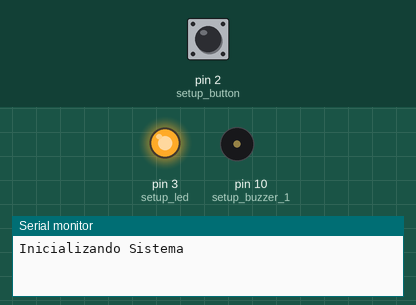
Simulated run of this sketch. Board: Arduino Uno, built with avr-gcc and run on an emulated ATmega328P. On the bench: output pins drawn as LEDs (lit = HIGH), buzzer (waves = sounding), the last lines printed to the serial monitor. The test bench sets the inputs (shaded band); at power-on: pin 2 (setup_button) LOW. Pins used as bus, display or sensor lines are not drawn.

Above: at 1.2 s.
1.3 s: pin 2 (setup_button) pulled HIGH for 0.15 s
At 2.48 s:
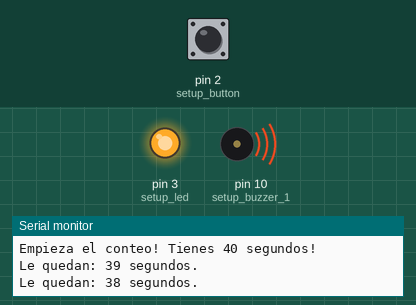
4.3 s: pin 2 (setup_button) pulled HIGH for 1 s
7.4 s: pin 2 (setup_button) pulled HIGH for 3.2 s
At 11.1 s:
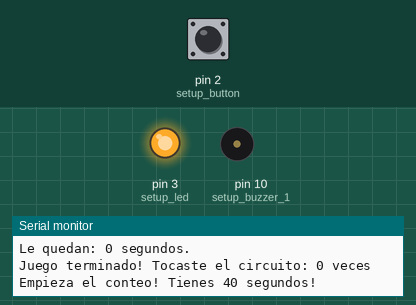
12.1 s: pin 2 (setup_button) pulsed HIGH 2 times (0.12 s each, 0.3 s apart)
At 14.58 s:
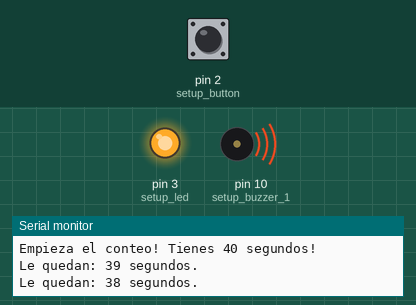
Timing chart, 0 to 16.7 s (numbered marks = the images above; inputs shaded):
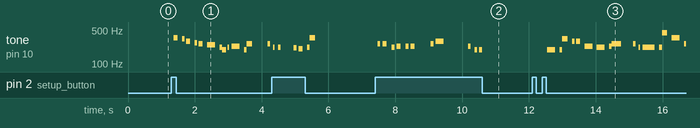

The sketch:

buzzwiregame.ino
```cpp
#include <pitches.h>

// music
int songState = 0;

int melody[] = {
 NOTE_F4, NOTE_E4, NOTE_D4, NOTE_CS4,
 NOTE_C4, NOTE_B3, NOTE_AS3, NOTE_A3,
 NOTE_G3, NOTE_A3, NOTE_AS3, NOTE_A3,
 NOTE_G3, NOTE_C4, 0,

 NOTE_C4, NOTE_A3, NOTE_A3, NOTE_A3,
 NOTE_GS3, NOTE_A3, NOTE_F4, NOTE_C4,
 NOTE_C4, NOTE_A3, NOTE_AS3, NOTE_AS3,
 NOTE_AS3, NOTE_C4, NOTE_D4, 0,

 NOTE_AS3, NOTE_G3, NOTE_G3, NOTE_G3,
 NOTE_FS3, NOTE_G3, NOTE_E4, NOTE_D4,
 NOTE_D4, NOTE_AS3, NOTE_A3, NOTE_A3,
 NOTE_A3, NOTE_AS3, NOTE_C4, 0,

 NOTE_C4, NOTE_A3, NOTE_A3, NOTE_A3,
 NOTE_GS3, NOTE_A3, NOTE_A4, NOTE_F4,
 NOTE_F4, NOTE_C4, NOTE_B3, NOTE_G4,
 NOTE_G4, NOTE_G4, NOTE_G4, 0,

 NOTE_G4, NOTE_E4, NOTE_G4, NOTE_G4,
 NOTE_FS4, NOTE_G4, NOTE_D4, NOTE_G4,
 NOTE_G4, NOTE_FS4, NOTE_G4, NOTE_C4,
 NOTE_B3, NOTE_C4, NOTE_B3, NOTE_C4, 0
};

int tempo[] = {
 8, 16, 8, 16,
 8, 16, 8, 16,
 16, 16, 16, 8,
 16, 8, 3,

 12, 16, 16, 16,
 8, 16, 8, 16,
 8, 16, 8, 16,
 8, 16, 4, 12,

 12, 16, 16, 16,
 8, 16, 8, 16,
 8, 16, 8, 16,
 8, 16, 4, 12,

 12, 16, 16, 16,
 8, 16, 8, 16,
 8, 16, 8, 16,
 8, 16, 4, 16,

 12, 17, 17, 17,
 8, 12, 17, 17,
 17, 8, 16, 8,
 16, 8, 16, 8, 1
};


// non blocking setup
// free play
unsigned long previousMillis1 = 0; // time words last changed
const long interval1 = 1500; // interval between changing

// music
unsigned long previousMillis2 = 0; // time last changed
const long interval2 = 100; // interval between notes

int displayStatus = 0; // keep track of what's displayed
int mode = 0; // keep track of game mode -- change to 0 or 1 for different modes

bool countdown = false;

unsigned long previousMillis3 = 0; // time last changed
const long interval3 = 1000; // interval between countdown
int count = 40; // challenge mode timer

int numeroIntentos = 0;
long int tiempoUltimoIntento = 0;
const int maxTiempoEspera = 1000;

const int SERIAL_BAUD_RATE = 9600;

void setup() {
   // put your setup code here, to run once:
   Serial.begin(SERIAL_BAUD_RATE);
   pinMode(18, INPUT); // setup circuit
   pinMode(10, OUTPUT); // setup buzzer 1
   pinMode(2, INPUT); // setup button
   pinMode(3, OUTPUT); // setup led
   digitalWrite(3, HIGH);
   attachInterrupt(digitalPinToInterrupt(18), aumentarIntentos, RISING);
   Serial.println("Inicializando Sistema");
}

void loop() {
  // put your main code here, to run repeatedly:
  if(mode == 0) {
    // challenge mode
    if(digitalRead(2) == HIGH) {
      delay(25);
      if(digitalRead(2) == HIGH) {
        if(countdown == false){
          Serial.println("Empieza el conteo! Tienes " + String(count) + " segundos!");
        }
        else{
          // Finalizando juego
          count = 1;
        }
        countdown = true; // stop the countdown
      }
      else {
        countdown = false; // stop the countdown
      }
    }
    if(countdown) {
      showCountdown(); // advance countdown
    }
  }
  else {
    // free play
    toggleFreePlay();
  }

  if(countdown){
    sing();
  }
}

void aumentarIntentos() {
  unsigned long tiempoActual = millis(); // current time
  if(countdown && (tiempoActual - tiempoUltimoIntento) > maxTiempoEspera) {
    digitalWrite(3, LOW);
    buzz(10, NOTE_B0, 1000/2);
    digitalWrite(3, HIGH);
    numeroIntentos++;
    Serial.println("Has tocado el circuito! Intentos: " + String(numeroIntentos));
    //Serial.println("Ultimo: " + String(tiempoUltimoIntento));
    //Serial.println("Actual: " + String(tiempoActual));
    tiempoUltimoIntento = tiempoActual;
  }
}

void showCountdown() {
  // countdown the time remaining
  unsigned long currentMillis = millis(); // current time
  if (currentMillis - previousMillis3 >= interval3) {
    previousMillis3 = currentMillis;
    --count;
    Serial.println("Le quedan: " + String(count) + " segundos.");
    //showNumber(count);
    if(count == 0) {
      // game over
      Serial.println("Juego terminado! Tocaste el circuito: " + String(numeroIntentos) + " veces");
      countdown = false;
      count = 40;
      numeroIntentos = 0;
      // reset countdown
      // buzz 3 times
      buzz(10, NOTE_B0, 1000/24);
      delay(100);
      buzz(10, NOTE_B0, 1000/24);
      delay(100);
      buzz(10, NOTE_B0, 1000/24);
    }
  }
}

void toggleFreePlay() {
   // scroll between words without blocking
   unsigned long currentMillis = millis(); // current time
   if (currentMillis - previousMillis1 >= interval1) {
    previousMillis1 = currentMillis;
    /*if(displayStatus == 1)
      showPlay();
    else
      showFree();*/
   }
}

/*void showPlay() {
   // write "PLAY" to the display
   _display->display(0, 21); // write P to segment 1
   _display->display(1, 18); // write L to segment 2
   _display->display(2, 10); // write A to segment 3
   _display->display(3, 4); // write Y to segment 4
   displayStatus = 2;
}*/

/*void showFree() {
   // write "Free" to the display
   _display->display(0, 15); // write F to segment 1
   _display->display(1, 23); // write r to segment 2
   _display->display(2, 14); // write E to segment 3
   _display->display(3, 14); // write E to segment 4
   displayStatus = 1;
}*/

void buzz(int targetPin, long frequency, long length) {
   /* Buzzer example function by Rob Faludi
   http://www.faludi.com
   https://gist.github.com/AnthonyDiGirolamo/1405180
   */
   long delayValue = 1000000/frequency/2; // calculate the delay value between transitions
   //// 1 second's worth of microseconds, divided by the frequency, then split in half since
   //// there are two phases to each cycle
   long numCycles = frequency * length/ 1000; // calculate the number of cycles for proper timing
   //// multiply frequency, which is really cycles per second, by the number of seconds to
   //// get the total number of cycles to produce
   for (long i=0; i < numCycles; i++){ // for the calculated length of time...
   digitalWrite(targetPin,HIGH); // write the buzzer pin high to push out the diaphragm
   delayMicroseconds(delayValue); // wait for the calculated delay value
   digitalWrite(targetPin,LOW); // write the buzzer pin low to pull back the diaphragm
   delayMicroseconds(delayValue); // wait again for the calculated delay value
   }
}


void sing() {
   // play the song in a non blocking way
   unsigned long currentMillis = millis();

   if (currentMillis - previousMillis2 >= interval2) {
    previousMillis2 = currentMillis;
    int noteDuration = 1000 / tempo[songState];
    buzz(10, melody[songState], noteDuration);
    int pauseBetweenNotes = noteDuration;
    delay(pauseBetweenNotes);

    // stop the tone playing:
    buzz(10, 0, noteDuration);

    ++songState;
    // start song again if finished
    if(songState > 79) {
      songState = 14; // skip intro
    }
   }
}
```

Measured:
- after the input at 1.3 s, tone on pin 10 (setup_buzzer_1): plays 345 Hz for 0.12 s, 329 Hz for 0.08 s, 293 Hz for 0.12 s, 276 Hz for 0.08 s, 261 Hz for 0.12 s, 246 Hz for 0.24 s … (13 notes in this stretch), starting after 0.07 s
- after the input at 7.4 s, tone on pin 10 (setup_buzzer_1): plays 259 Hz for 0.08 s, 261 Hz for 0.12 s, 220 Hz for 0.08 s, 233 Hz for 0.12 s, 233 Hz for 0.08 s, 233 Hz for 0.12 s … (11 notes in this stretch), starting after 0.07 s
- after the input at 12.1 s, tone on pin 10 (setup_buzzer_1): plays 195 Hz for 0.24 s, 196 Hz for 0.08 s, 329 Hz for 0.16 s, 292 Hz for 0.08 s, 293 Hz for 0.12 s, 233 Hz for 0.24 s … (16 notes in this stretch), starting after 0.45 s
